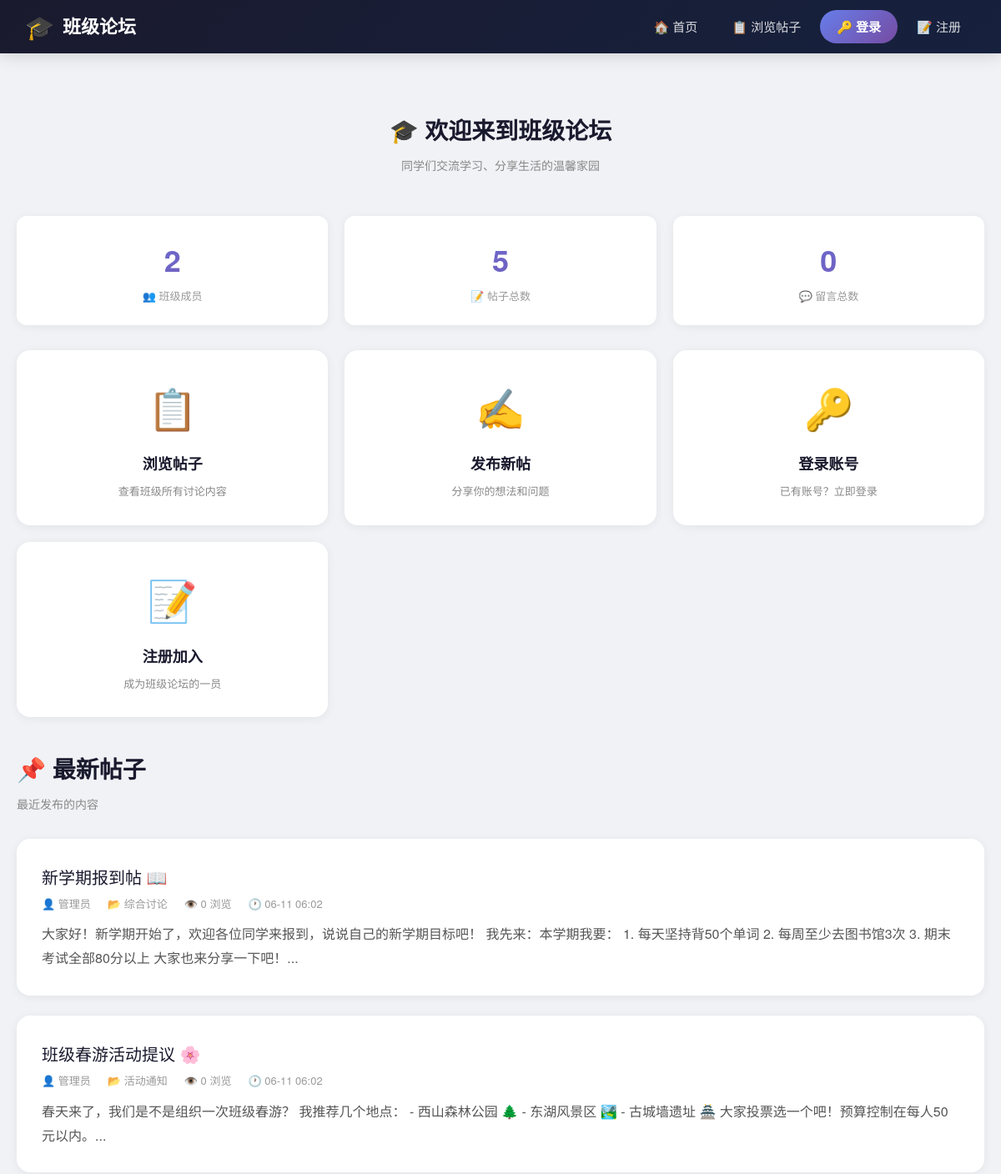
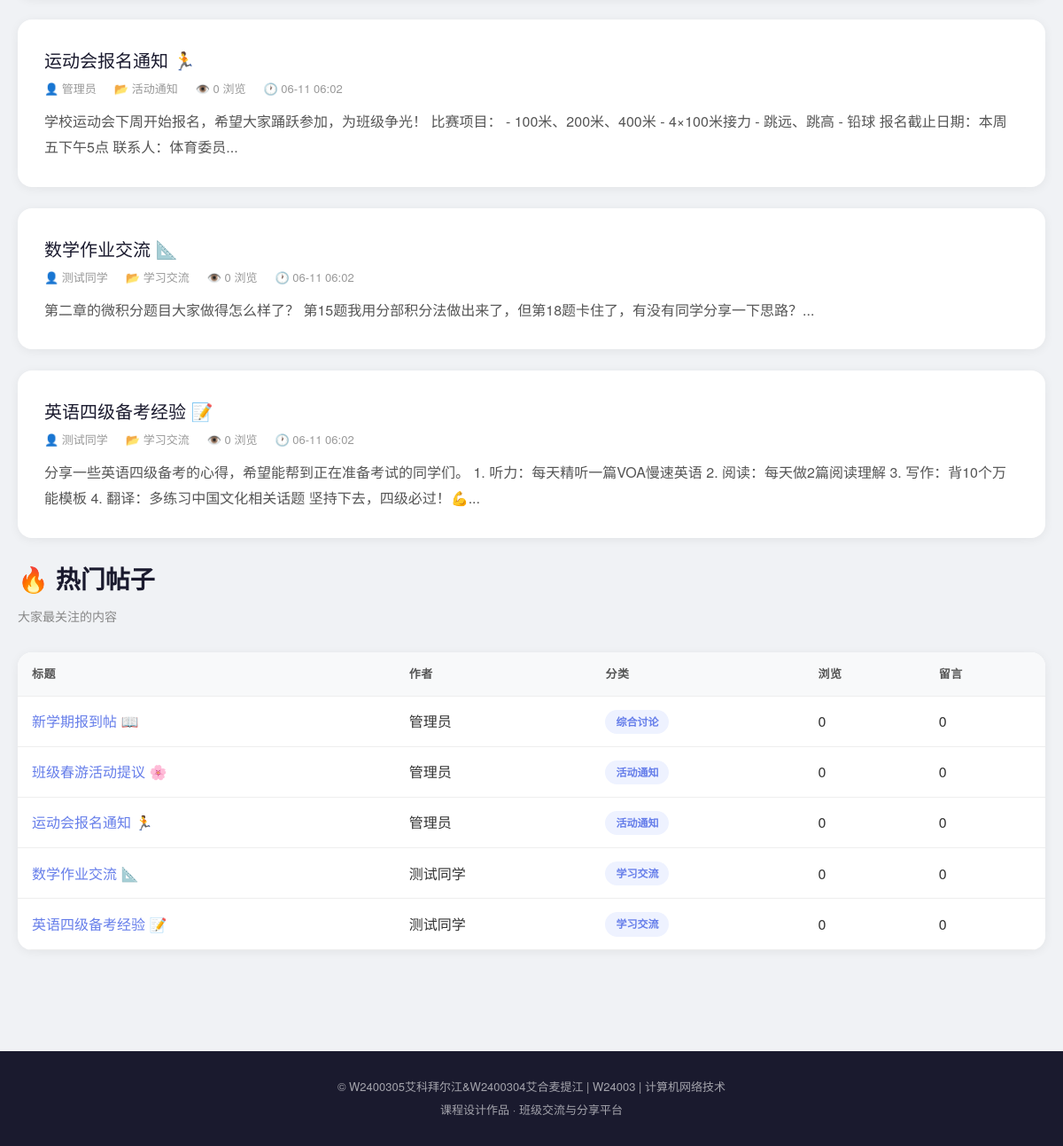
The page / on the database its author committed (2 pictures, top to bottom).
### tables this page shows
CREATE TABLE IF NOT EXISTS `posts` (
    `id` INT AUTO_INCREMENT PRIMARY KEY,
    `title` VARCHAR(200) NOT NULL COMMENT '帖子标题',
    `content` TEXT NOT NULL COMMENT '帖子内容',
    `user_id` INT NOT NULL COMMENT '发布者ID',
    `category` VARCHAR(50) DEFAULT '综合讨论' COMMENT '分类',
    `views` INT DEFAULT 0 COMMENT '浏览量',
    `created_at` DATETIME DEFAULT CURRENT_TIMESTAMP COMMENT '发布时间',
    `updated_at` DATETIME DEFAULT CURRENT_TIMESTAMP ON UPDATE CURRENT_TIMESTAMP COMMENT '更新时间',
    INDEX `idx_user` (`user_id`),
    INDEX `idx_category` (`category`),
    INDEX `idx_views` (`views`),
    INDEX `idx_created` (`created_at`),
    CONSTRAINT `fk_posts_user` FOREIGN KEY (`user_id`) REFERENCES `users`(`id`) ON DELETE CASCADE
);

CREATE TABLE IF NOT EXISTS `users` (
    `id` INT AUTO_INCREMENT PRIMARY KEY,
    `username` VARCHAR(50) NOT NULL UNIQUE COMMENT '登录用户名',
    `password` VARCHAR(255) NOT NULL COMMENT '密码（bcrypt哈希）',
    `nickname` VARCHAR(50) NOT NULL COMMENT '显示昵称',
    `email` VARCHAR(100) DEFAULT '' COMMENT '邮箱',
    `avatar` VARCHAR(255) DEFAULT '' COMMENT '头像路径',
    `role` ENUM('user', 'admin') DEFAULT 'user' COMMENT '角色：user=普通用户, admin=管理员',
    `created_at` DATETIME DEFAULT CURRENT_TIMESTAMP COMMENT '注册时间',
    INDEX `idx_role` (`role`),
    INDEX `idx_created` (`created_at`)
);

### config.php (called while the page is built, shortened)
<?php
function isLoggedIn() {
    return isset($_SESSION['user_id']);
}
?>

### index.php (the view, shortened to what this page needs)
<?php
require_once __DIR__ . '/config.php';
require_once __DIR__ . '/header.php';
$userCount = mysqli_fetch_assoc(mysqli_query($conn, "SELECT COUNT(*) as cnt FROM users"))['cnt'];
$postCount = mysqli_fetch_assoc(mysqli_query($conn, "SELECT COUNT(*) as cnt FROM posts"))['cnt'];
$msgCount = mysqli_fetch_assoc(mysqli_query($conn, "SELECT COUNT(*) as cnt FROM messages"))['cnt'];
$latestPosts = mysqli_query($conn, "
    SELECT p.*, u.nickname, u.username
    FROM posts p
    JOIN users u ON p.user_id = u.id
    ORDER BY p.created_at DESC
    LIMIT 6
");
$hotPosts = mysqli_query($conn, "
    SELECT p.*, u.nickname, u.username,
        (SELECT COUNT(*) FROM messages m WHERE m.post_id = p.id) as msg_count
    FROM posts p
    JOIN users u ON p.user_id = u.id
    ORDER BY p.views DESC
    LIMIT 5
");
?>
<div class="container">
    <div class="page-header" style="text-align:center;padding:40px 0 20px;">
        <h1>🎓 欢迎来到班级论坛</h1>
        <p>同学们交流学习、分享生活的温馨家园</p>
    </div>
    <div class="stats-row">
        <div class="stat-card">
            <div class="stat-num"><?= $userCount ?></div>
            <div class="stat-label">👥 班级成员</div>
        </div>
        <div class="stat-card">
            <div class="stat-num"><?= $postCount ?></div>
            <div class="stat-label">📝 帖子总数</div>
        </div>
        <div class="stat-card">
            <div class="stat-num"><?= $msgCount ?></div>
            <div class="stat-label">💬 留言总数</div>
        </div>
    </div>
    <div class="feature-grid">
        <a href="browse.php" class="feature-card">
            <div class="icon">📋</div>
            <h3>浏览帖子</h3>
            <p>查看班级所有讨论内容</p>
        </a>
        <a href="add_post.php" class="feature-card">
            <div class="icon">✍️</div>
            <h3>发布新帖</h3>
            <p>分享你的想法和问题</p>
        </a>
        <?php if (!isLoggedIn()): ?>
        <a href="login.php" class="feature-card">
            <div class="icon">🔑</div>
            <h3>登录账号</h3>
            <p>已有账号？立即登录</p>
        </a>
        <a href="register.php" class="feature-card">
            <div class="icon">📝</div>
            <h3>注册加入</h3>
            <p>成为班级论坛的一员</p>
        </a>
        <?php endif; ?>
    </div>
    <div class="page-header">
        <h1>📌 最新帖子</h1>
        <p>最近发布的内容</p>
    </div>
    <?php if (mysqli_num_rows($latestPosts) > 0): ?>
        <?php while ($post = mysqli_fetch_assoc($latestPosts)): ?>
        <div class="card">
            <div class="card-title">
                <a href="messages.php?post_id=<?= $post['id'] ?>">
                    <?= htmlspecialchars($post['title']) ?>
                </a>
            </div>
            <div class="card-meta">
                <span>👤 <?= htmlspecialchars($post['nickname']) ?></span>
                <span>📂 <?= htmlspecialchars($post['category']) ?></span>
                <span>👁️ <?= $post['views'] ?> 浏览</span>
                <span>🕐 <?= date('m-d H:i', strtotime($post['created_at'])) ?></span>
            </div>
            <div class="card-content">
                <?= mb_substr(strip_tags(htmlspecialchars($post['content'])), 0, 150) ?>...
            </div>
        </div>
        <?php endwhile; ?>
    <?php else: ?>
        <div class="card" style="text-align:center;color:#999;">
            <p>还没有帖子，快来发布第一个吧！</p>
        </div>
    <?php endif; ?>
    <?php if (mysqli_num_rows($hotPosts) > 0): ?>
    <div class="page-header" style="margin-top:20px;">
        <h1>🔥 热门帖子</h1>
        <p>大家最关注的内容</p>
    </div>
    <div class="table-wrap card" style="padding:0;">
        <table>
            <thead>
                <tr>
                    <th>标题</th>
                    <th>作者</th>
                    <th>分类</th>
                    <th>浏览</th>
                    <th>留言</th>
                </tr>
            </thead>
            <tbody>
                <?php while ($post = mysqli_fetch_assoc($hotPosts)): ?>
                <tr>
                    <td>
                        <a href="messages.php?post_id=<?= $post['id'] ?>">
                            <?= htmlspecialchars($post['title']) ?>
                        </a>
                    </td>
                    <td><?= htmlspecialchars($post['nickname']) ?></td>
                    <td><span class="badge badge-primary"><?= htmlspecialchars($post['category']) ?></span></td>
                    <td><?= $post['views'] ?></td>
                    <td><?= $post['msg_count'] ?></td>
                </tr>
                <?php endwhile; ?>
            </tbody>
        </table>
    </div>
    <?php endif; ?>
</div>
<?php require_once __DIR__ . '/footer.php'; ?>

### header.php (shortened to what this page needs)
<?php
require_once __DIR__ . '/config.php';
$currentUser = getCurrentUser();
?>
<!DOCTYPE html>
<html lang="zh-CN">
<head>
    <link rel="stylesheet" href="style.css">
</head>
<body>
<nav class="navbar">
    <div class="nav-inner">
        <a href="index.php" class="nav-brand">
            <span class="icon">🎓</span> 班级论坛
        </a>
        <ul class="nav-links">
            <li><a href="index.php">🏠 首页</a></li>
            <li><a href="browse.php">📋 浏览帖子</a></li>
            <?php if (isLoggedIn()): ?>
            <li><a href="add_post.php">✍️ 发布帖子</a></li>
            <li><a href="students.php">📋 学生信息</a></li>
            <?php if ($currentUser && $currentUser['role'] === 'admin'): ?>
            <li><a href="users.php">👥 用户管理</a></li>
            <?php endif; ?>
            <li>
                <div class="nav-user">
                    <div class="avatar-circle"><?= mb_substr($currentUser['nickname'], 0, 1) ?></div>
                    <span><?= htmlspecialchars($currentUser['nickname']) ?></span>
                    <a href="logout.php" style="color:rgba(255,255,255,.6);font-size:12px;text-decoration:none;">退出</a>
                </div>
            </li>
            <?php else: ?>
            <li><a href="login.php" class="btn-nav">🔑 登录</a></li>
            <li><a href="register.php">📝 注册</a></li>
            <?php endif; ?>
        </ul>
    </div>
</nav>

### footer.php (shortened to what this page needs)
    <footer class="footer">
        <p>© W2400305艾科拜尔江&W2400304艾合麦提江 | W24003 | 计算机网络技术</p>
        <p style="margin-top:6px;">课程设计作品 · 班级交流与分享平台</p>
    </footer>
</body>
</html>

### style.css (style rules this page uses)
* { margin: 0; padding: 0; box-sizing: border-box; }
body { font-family: 'Microsoft YaHei', 'PingFang SC', 'Helvetica Neue', sans-serif; background: #f0f2f5; color: #333; min-height: 100vh; line-height: 1.6; }
.navbar { background: linear-gradient(135deg, #1a1a2e 0%, #16213e 100%); padding: 0; box-shadow: 0 2px 20px rgba(0,0,0,.15); position: sticky; top: 0; z-index: 1000; }
.nav-inner { max-width: 1200px; margin: 0 auto; display: flex; justify-content: space-between; align-items: center; padding: 0 30px; height: 64px; }
.nav-brand { font-size: 22px; font-weight: bold; color: #fff; text-decoration: none; display: flex; align-items: center; gap: 10px; }
.nav-brand .icon { font-size: 28px; }
.nav-links { display: flex; list-style: none; gap: 5px; align-items: center; }
.nav-links li a { color: rgba(255,255,255,.85); text-decoration: none; padding: 10px 18px; border-radius: 8px; font-size: 15px; transition: all .3s; display: block; }
.nav-links li a.btn-nav { background: linear-gradient(135deg, #667eea, #764ba2); color: #fff; padding: 8px 20px; border-radius: 25px; font-weight: bold; }
.container { max-width: 1200px; margin: 0 auto; padding: 30px 20px; }
.page-header { margin-bottom: 30px; }
.page-header h1 { font-size: 28px; color: #1a1a2e; margin-bottom: 8px; }
.page-header p { color: #888; font-size: 14px; }
.card { background: #fff; border-radius: 16px; box-shadow: 0 2px 12px rgba(0,0,0,.06); padding: 30px; margin-bottom: 24px; transition: transform .2s, box-shadow .2s; }
.card-title { font-size: 20px; color: #1a1a2e; margin-bottom: 6px; }
.card-title a { color: #1a1a2e; text-decoration: none; }
.card-meta { font-size: 13px; color: #999; display: flex; gap: 20px; flex-wrap: wrap; }
.card-meta span { display: flex; align-items: center; gap: 4px; }
.card-content { margin-top: 12px; color: #555; line-height: 1.8; }
.table-wrap { overflow-x: auto; }
table { width: 100%; border-collapse: collapse; }
table th, table td { padding: 14px 16px; text-align: left; border-bottom: 1px solid #eee; }
table th { background: #f8f9fa; font-weight: bold; color: #555; font-size: 13px; text-transform: uppercase; letter-spacing: .5px; }
table a { color: #667eea; text-decoration: none; }
.badge { display: inline-block; padding: 4px 12px; border-radius: 20px; font-size: 12px; font-weight: bold; }
.badge-primary { background: #eef2ff; color: #667eea; }
.feature-grid { display: grid; grid-template-columns: repeat(auto-fit, minmax(280px, 1fr)); gap: 20px; margin-bottom: 40px; }
.feature-card { background: #fff; border-radius: 16px; padding: 30px; text-align: center; box-shadow: 0 2px 12px rgba(0,0,0,.06); transition: all .3s; text-decoration: none; color: #333; }
.feature-card .icon { font-size: 48px; margin-bottom: 16px; }
.feature-card h3 { font-size: 18px; margin-bottom: 8px; color: #1a1a2e; }
.feature-card p { color: #888; font-size: 13px; }
.footer { background: #1a1a2e; color: rgba(255,255,255,.6); text-align: center; padding: 30px; margin-top: 60px; font-size: 13px; }
.card, .feature-card { animation: fadeInUp .5s ease forwards; }
.stats-row { display: flex; gap: 20px; margin-bottom: 30px; }
.stat-card { flex: 1; background: #fff; border-radius: 12px; padding: 24px; text-align: center; box-shadow: 0 2px 12px rgba(0,0,0,.06); }
.stat-card .stat-num { font-size: 36px; font-weight: bold; background: linear-gradient(135deg, #667eea, #764ba2); -webkit-background-clip: text; -webkit-text-fill-color: transparent; background-clip: text; }
.stat-card .stat-label { font-size: 13px; color: #999; margin-top: 4px; }

### rows shown on the page
posts: title "新学期报到帖 📖", user.nickname "管理员", category "综合讨论", views "0", created_at "06-11 06:02", content "大家好！新学期开始了，欢迎各位同学来报到，说说自己的新学期目标吧！ 我先来：本学期我要： 1. 每天坚持背50个单词 2. 每周至少去图书馆3次 3. 期末考试全部80分以上 大家也来分享一下吧！", msg_count "0"
posts: title "班级春游活动提议 🌸", user.nickname "管理员", category "活动通知", views "0", created_at "06-11 06:02", content "春天来了，我们是不是组织一次班级春游？ 我推荐几个地点： - 西山森林公园 🌲 - 东湖风景区 🏞️ - 古城墙遗址 🏯 大家投票选一个吧！预算控制在每人50元以内。", msg_count "0"
posts: title "运动会报名通知 🏃", user.nickname "管理员", category "活动通知", views "0", created_at "06-11 06:02", content "学校运动会下周开始报名，希望大家踊跃参加，为班级争光！ 比赛项目： - 100米、200米、400米 - 4×100米接力 - 跳远、跳高 - 铅球 报名截止日期：本周五下午5点 联系人：体育委员", msg_count "0"
posts: title "数学作业交流 📐", user.nickname "测试同学", category "学习交流", views "0", created_at "06-11 06:02", content "第二章的微积分题目大家做得怎么样了？ 第15题我用分部积分法做出来了，但第18题卡住了，有没有同学分享一下思路？", msg_count "0"
posts: title "英语四级备考经验 📝", user.nickname "测试同学", category "学习交流", views "0", created_at "06-11 06:02", content "分享一些英语四级备考的心得，希望能帮到正在准备考试的同学们。 1. 听力：每天精听一篇VOA慢速英语 2. 阅读：每天做2篇阅读理解 3. 写作：背10个万能模板 4. 翻译：多练习中国文化相关话题 坚持下去，四级必过！💪", msg_count "0"

### other values the page prints
$userCount "2"
$postCount "5"
$msgCount "0"
